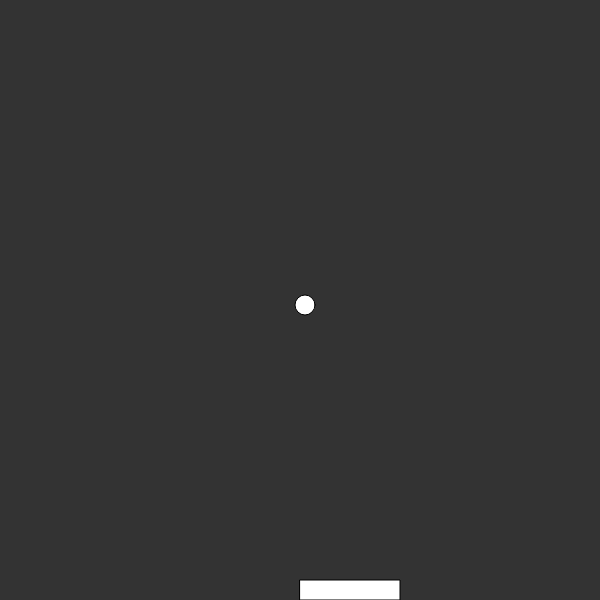
Frame 1 (no input)
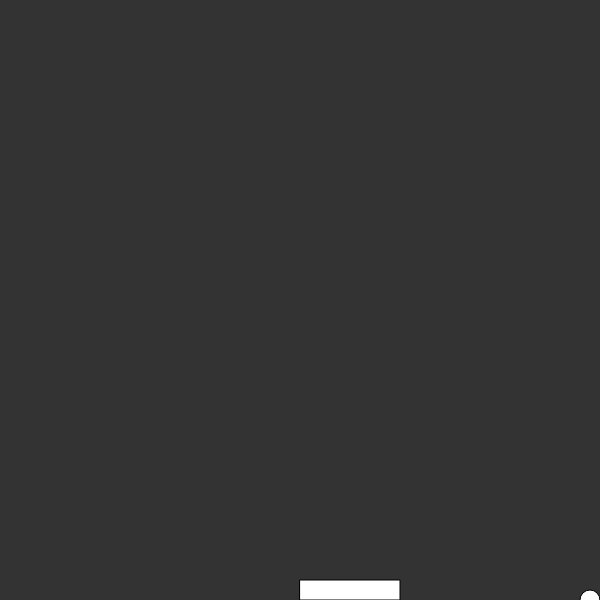
Frame 60 (no input)
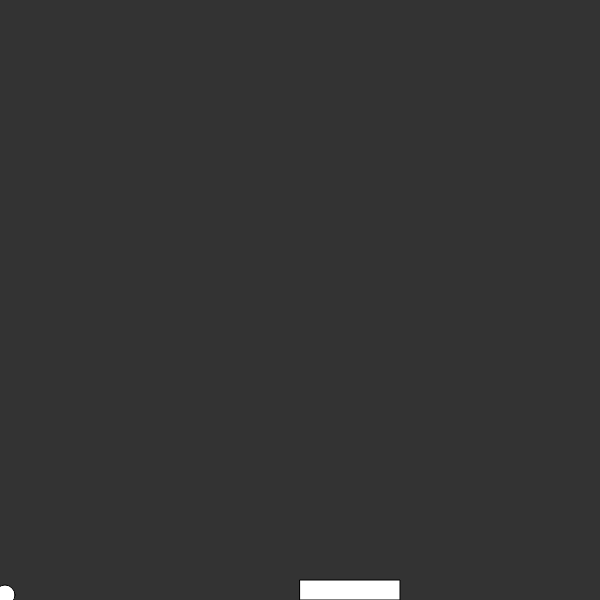
Frame 120 (the mouse pressed at the canvas centre since frame 60)

The p5.js sketch that drew these frames (run headless with seeded random() and noise() and a simulated clock; from frame 60 on, the mouse is pressed at the canvas centre):

// p5.js sketch
// ── sketch.js
var ball;
var paddle;

function setup() {
  createCanvas(600, 600);
  ball = new ball(width / 2, height / 2);
  paddle = new paddle(width / 2, height - 20);
}

function draw() {
  background(51);

  // Draw ball
  ball.update();
  ball.show();
  ball.bounce();
  ball.offScreen();

  // Draw paddle
  paddle.show();
}

function keyPressed() {
  if (keyCode === LEFT_ARROW) {
    paddle.move("left");
  } else if (keyCode === RIGHT_ARROW) {
    paddle.move("right");
  }
}

// ── ball.js
function ball(x, y) {
  this.size = 20;
  this.posX = x;
  this.posY = y;
  this.velX = Math.floor(Math.random()*4)+2;
  this.velY = Math.floor(Math.random()*4)+2;

  this.update = function() {
    this.posX += this.velX;
    this.posY += this.velY;
  }

  this.show = function() {
    ellipse(this.posX, this.posY, this.size, this.size);
  }

  this.bounce = function() {
    if (this.posY - this.size / 2 < 0) {
      this.velY = -this.velY;
    }

    if (this.posX - this.size / 2 < 0 || this.posX + this.size / 2 > width) {
      this.velX = -this.velX;
    }
  }

  this.offScreen = function() {
    if (this.posY > height) {
      this.posX = width / 2;
      this.posY = height / 2;
    }
  }

  this.hitPaddle = function(paddleX, paddleY) {
    return false;
  }
}

// ── paddle.js
function paddle(x, y) {
  this.posX = x;
  this.posY = y;
  this.height = 20;
  this.width = 100;

  this.show = function() {
    rect(this.posX, this.posY, this.width, this.height);
  }

  this.move = function(direction) {
    if (direction === "left") {
      this.posX -= 50;
    } else {
      this.posX += 50;
    }
  }
}
